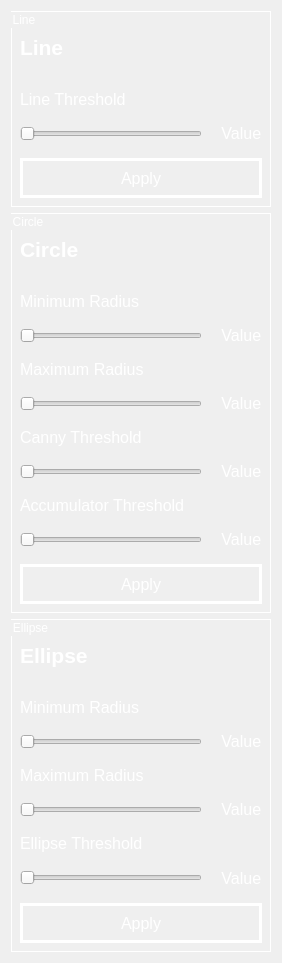
   <widget class="QGroupBox" name="shapes_sidebar_layout">
    <property name="geometry">
     <rect>
      <x>10</x>
      <y>80</y>
      <width>282</width>
      <height>725</height>
     </rect>
    </property>
    <property name="styleSheet">
     <string notr="true">QGroupBox{
	color: rgb(255, 255, 255);
	border :none;

}</string>
    </property>
    <property name="title">
     <string/>
    </property>
    <layout class="QVBoxLayout" name="verticalLayout_5">
     <item>
      <widget class="QGroupBox" name="line_groupBox">
       <property name="styleSheet">
        <string notr="true">QGroupBox{
	color: rgb(255, 255, 255);
	border: 1px solid rgb(255, 255, 255);

}</string>
       </property>
       <property name="title">
        <string>Line</string>
       </property>
       <layout class="QVBoxLayout" name="verticalLayout_2">
        <property name="spacing">
         <number>15</number>
        </property>
        <item>
         <widget class="QLabel" name="line_label">
          <property name="minimumSize">
           <size>
            <width>0</width>
            <height>55</height>
           </size>
          </property>
          <property name="font">
           <font>
            <pointsize>16</pointsize>
            <weight>75</weight>
            <bold>true</bold>
           </font>
          </property>
          <property name="styleSheet">
           <string notr="true">QLabel{
	color: rgb(255, 255, 255);
}</string>
          </property>
          <property name="text">
           <string>Line </string>
          </property>
         </widget>
        </item>
        <item>
         <widget class="QLabel" name="line_threshold_label">
          <property name="font">
           <font>
            <pointsize>12</pointsize>
           </font>
          </property>
          <property name="styleSheet">
           <string notr="true">QLabel{
	color: rgb(255, 255, 255);
}</string>
          </property>
          <property name="text">
           <string>Line Threshold</string>
          </property>
         </widget>
        </item>
        <item>
         <layout class="QHBoxLayout" name="line_threshold_layout">
          <item>
           <widget class="QSlider" name="line_threshold_slider">
            <property name="maximum">
             <number>100</number>
            </property>
            <property name="orientation">
             <enum>Qt::Horizontal</enum>
            </property>
           </widget>
          </item>
          <item>
           <widget class="QLabel" name="line_threshold_value">
            <property name="font">
             <font>
              <pointsize>12</pointsize>
             </font>
            </property>
            <property name="styleSheet">
             <string notr="true">QLabel{
	color: rgb(255, 255, 255);
}</string>
            </property>
            <property name="text">
             <string> Value</string>
            </property>
           </widget>
          </item>
         </layout>
        </item>
        <item>
         <widget class="QPushButton" name="apply_button">
          <property name="minimumSize">
           <size>
            <width>0</width>
            <height>40</height>
           </size>
          </property>
          <property name="font">
           <font>
            <pointsize>12</pointsize>
            <weight>50</weight>
            <bold>false</bold>
           </font>
          </property>
          <property name="cursor">
           <cursorShape>PointingHandCursor</cursorShape>
          </property>
          <property name="styleSheet">
           <string notr="true">QPushButton {
                                            color: rgb(255, 255, 255);

                                            border: 3px solid rgb(255, 255, 255);
                                            }
                                            QPushButton:hover {
                                            border-color:rgb(5, 255, 142);
										  color: rgb(5, 255, 142);
                                            }</string>
          </property>
          <property name="text">
           <string>Apply</string>
          </property>
         </widget>
        </item>
       </layout>
      </widget>
     </item>
     <item>
      <widget class="QGroupBox" name="circle_groupBox">
       <property name="styleSheet">
        <string notr="true">QGroupBox{
	color: rgb(255, 255, 255);
	border: 1px solid rgb(255, 255, 255);

}</string>
       </property>
       <property name="title">
        <string>Circle</string>
       </property>
       <layout class="QVBoxLayout" name="verticalLayout_3">
        <property name="spacing">
         <number>15</number>
        </property>
        <item>
         <widget class="QLabel" name="circle_label">
          <property name="minimumSize">
           <size>
            <width>0</width>
            <height>55</height>
           </size>
          </property>
          <property name="font">
           <font>
            <pointsize>16</pointsize>
            <weight>75</weight>
            <bold>true</bold>
           </font>
          </property>
          <property name="styleSheet">
           <string notr="true">QLabel{
	color: rgb(255, 255, 255);
}</string>
          </property>
          <property name="text">
           <string>Circle</string>
          </property>
         </widget>
        </item>
        <item>
         <widget class="QLabel" name="min_radius_label">
          <property name="font">
           <font>
            <pointsize>12</pointsize>
            <weight>50</weight>
            <bold>false</bold>
           </font>
          </property>
          <property name="styleSheet">
           <string notr="true">QLabel{
	color: rgb(255, 255, 255);
}</string>
          </property>
          <property name="text">
           <string>Minimum Radius</string>
          </property>
         </widget>
        </item>
        <item>
         <layout class="QHBoxLayout" name="min_radius_layout">
          <item>
           <widget class="QSlider" name="min_radius_slider">
            <property name="maximum">
             <number>50</number>
            </property>
            <property name="singleStep">
             <number>0</number>
            </property>
            <property name="tracking">
             <bool>false</bool>
            </property>
            <property name="orientation">
             <enum>Qt::Horizontal</enum>
            </property>
           </widget>
          </item>
          <item>
           <widget class="QLabel" name="min_radius_value">
            <property name="font">
             <font>
              <pointsize>12</pointsize>
             </font>
            </property>
            <property name="styleSheet">
             <string notr="true">QLabel{
	color: rgb(255, 255, 255);
}</string>
            </property>
            <property name="text">
             <string> Value</string>
            </property>
           </widget>
          </item>
         </layout>
        </item>
        <item>
         <widget class="QLabel" name="max_radius_label">
          <property name="font">
           <font>
            <pointsize>12</pointsize>
           </font>
          </property>
          <property name="styleSheet">
           <string notr="true">QLabel{
	color: rgb(255, 255, 255);
}</string>
          </property>
          <property name="text">
           <string>Maximum Radius</string>
          </property>
         </widget>
        </item>
        <item>
         <layout class="QHBoxLayout" name="max_radius_layout">
          <item>
           <widget class="QSlider" name="max_radius_slider">
            <property name="maximum">
             <number>100</number>
            </property>
            <property name="orientation">
             <enum>Qt::Horizontal</enum>
            </property>
           </widget>
          </item>
          <item>
           <widget class="QLabel" name="max_radius_value">
            <property name="font">
             <font>
              <pointsize>12</pointsize>
             </font>
            </property>
            <property name="styleSheet">
             <string notr="true">QLabel{
	color: rgb(255, 255, 255);
}</string>
            </property>
            <property name="text">
             <string> Value</string>
            </property>
           </widget>
          </item>
         </layout>
        </item>
        <item>
         <widget class="QLabel" name="canny_threshold_label">
          <property name="font">
           <font>
            <pointsize>12</pointsize>
           </font>
          </property>
          <property name="styleSheet">
           <string notr="true">QLabel{
	color: rgb(255, 255, 255);
}</string>
          </property>
          <property name="text">
           <string>Canny Threshold</string>
          </property>
         </widget>
        </item>
        <item>
         <layout class="QHBoxLayout" name="canny_threshold_layout">
          <item>
           <widget class="QSlider" name="canny_threshold_slider">
            <property name="minimum">
             <number>50</number>
            </property>
            <property name="maximum">
             <number>200</number>
            </property>
            <property name="orientation">
             <enum>Qt::Horizontal</enum>
            </property>
           </widget>
          </item>
          <item>
           <widget class="QLabel" name="canny_threshold_value">
            <property name="font">
             <font>
              <pointsize>12</pointsize>
             </font>
            </property>
            <property name="styleSheet">
             <string notr="true">QLabel{
	color: rgb(255, 255, 255);
}</string>
            </property>
            <property name="text">
             <string> Value</string>
            </property>
           </widget>
          </item>
         </layout>
        </item>
        <item>
         <widget class="QLabel" name="accumulator_threshold_label">
          <property name="font">
           <font>
            <pointsize>12</pointsize>
           </font>
          </property>
          <property name="styleSheet">
           <string notr="true">QLabel{
	color: rgb(255, 255, 255);
}</string>
          </property>
          <property name="text">
           <string>Accumulator Threshold</string>
          </property>
         </widget>
        </item>
        <item>
         <layout class="QHBoxLayout" name="circle_threshold_layout">
          <item>
           <widget class="QSlider" name="accumulator_threshold_slider">
            <property name="maximum">
             <number>100</number>
            </property>
            <property name="orientation">
             <enum>Qt::Horizontal</enum>
            </property>
           </widget>
          </item>
          <item>
           <widget class="QLabel" name="accumulator_threshold_value">
            <property name="font">
             <font>
              <pointsize>12</pointsize>
             </font>
            </property>
            <property name="styleSheet">
             <string notr="true">QLabel{
	color: rgb(255, 255, 255);
}</string>
            </property>
            <property name="text">
             <string> Value</string>
            </property>
           </widget>
          </item>
         </layout>
        </item>
        <item>
         <widget class="QPushButton" name="apply_button_2">
          <property name="minimumSize">
           <size>
            <width>0</width>
            <height>40</height>
           </size>
          </property>
          <property name="font">
           <font>
            <pointsize>12</pointsize>
            <weight>50</weight>
            <bold>false</bold>
           </font>
          </property>
          <property name="cursor">
           <cursorShape>PointingHandCursor</cursorShape>
          </property>
          <property name="styleSheet">
           <string notr="true">QPushButton {
                                            color: rgb(255, 255, 255);

                                            border: 3px solid rgb(255, 255, 255);
                                            }
                                            QPushButton:hover {
                                            border-color:rgb(5, 255, 142);
										  color: rgb(5, 255, 142);
                                            }</string>
          </property>
          <property name="text">
           <string>Apply</string>
          </property>
         </widget>
        </item>
       </layout>
      </widget>
     </item>
     <item>
      <widget class="QGroupBox" name="ellipse_groupBox">
       <property name="styleSheet">
        <string notr="true">QGroupBox{
	color: rgb(255, 255, 255);
		border: 1px solid rgb(255, 255, 255);

}</string>
       </property>
       <property name="title">
        <string>Ellipse</string>
       </property>
       <layout class="QVBoxLayout" name="verticalLayout_9">
        <property name="spacing">
         <number>15</number>
        </property>
        <item>
         <widget class="QLabel" name="ellipse_label">
          <property name="minimumSize">
           <size>
            <width>0</width>
            <height>55</height>
           </size>
          </property>
          <property name="font">
           <font>
            <pointsize>16</pointsize>
            <weight>75</weight>
            <bold>true</bold>
           </font>
          </property>
          <property name="styleSheet">
           <string notr="true">QLabel{
	color: rgb(255, 255, 255);
}</string>
          </property>
          <property name="text">
           <string>Ellipse</string>
          </property>
         </widget>
        </item>
        <item>
         <widget class="QLabel" name="min_radius_label_2">
          <property name="font">
           <font>
            <pointsize>12</pointsize>
           </font>
          </property>
          <property name="styleSheet">
           <string notr="true">QLabel{
	color: rgb(255, 255, 255);
}</string>
          </property>
          <property name="text">
           <string>Minimum Radius</string>
          </property>
         </widget>
        </item>
        <item>
         <layout class="QHBoxLayout" name="min_radius_layout_2">
          <item>
           <widget class="QSlider" name="min_radius_slider_2">
            <property name="maximum">
             <number>50</number>
            </property>
            <property name="orientation">
             <enum>Qt::Horizontal</enum>
            </property>
           </widget>
          </item>
          <item>
           <widget class="QLabel" name="min_radius_value_2">
            <property name="font">
             <font>
              <pointsize>12</pointsize>
             </font>
            </property>
            <property name="styleSheet">
             <string notr="true">QLabel{
	color: rgb(255, 255, 255);
}</string>
            </property>
            <property name="text">
             <string> Value</string>
            </property>
           </widget>
          </item>
         </layout>
        </item>
        <item>
         <widget class="QLabel" name="max_radius_label_2">
          <property name="font">
           <font>
            <pointsize>12</pointsize>
           </font>
          </property>
          <property name="styleSheet">
           <string notr="true">QLabel{
	color: rgb(255, 255, 255);
}</string>
          </property>
          <property name="text">
           <string>Maximum Radius</string>
          </property>
         </widget>
        </item>
        <item>
         <layout class="QHBoxLayout" name="max_radius_layout_2">
          <item>
           <widget class="QSlider" name="max_radius_slider_2">
            <property name="maximum">
             <number>100</number>
            </property>
            <property name="orientation">
             <enum>Qt::Horizontal</enum>
            </property>
           </widget>
          </item>
          <item>
           <widget class="QLabel" name="max_radius_value_2">
            <property name="font">
             <font>
              <pointsize>12</pointsize>
             </font>
            </property>
            <property name="styleSheet">
             <string notr="true">QLabel{
	color: rgb(255, 255, 255);
}</string>
            </property>
            <property name="text">
             <string> Value</string>
            </property>
           </widget>
          </item>
         </layout>
        </item>
        <item>
         <widget class="QLabel" name="ellipse_threshold_label">
          <property name="font">
           <font>
            <pointsize>12</pointsize>
           </font>
          </property>
          <property name="styleSheet">
           <string notr="true">QLabel{
	color: rgb(255, 255, 255);
}</string>
          </property>
          <property name="text">
           <string>Ellipse Threshold</string>
          </property>
         </widget>
        </item>
        <item>
         <layout class="QHBoxLayout" name="ellipse_threshold_layout">
          <item>
           <widget class="QSlider" name="ellipse_threshold_slider">
            <property name="minimumSize">
             <size>
              <width>0</width>
              <height>20</height>
             </size>
            </property>
            <property name="orientation">
             <enum>Qt::Horizontal</enum>
            </property>
           </widget>
          </item>
          <item>
           <widget class="QLabel" name="ellipse_threshold_value">
            <property name="font">
             <font>
              <pointsize>12</pointsize>
             </font>
            </property>
            <property name="styleSheet">
             <string notr="true">QLabel{
	color: rgb(255, 255, 255);
}</string>
            </property>
            <property name="text">
             <string> Value</string>
            </property>
           </widget>
          </item>
         </layout>
        </item>
        <item>
         <widget class="QPushButton" name="apply_button_3">
          <property name="minimumSize">
           <size>
            <width>0</width>
            <height>40</height>
           </size>
          </property>
          <property name="font">
           <font>
            <pointsize>12</pointsize>
            <weight>50</weight>
            <bold>false</bold>
           </font>
          </property>
          <property name="cursor">
           <cursorShape>PointingHandCursor</cursorShape>
          </property>
          <property name="styleSheet">
           <string notr="true">QPushButton {
                                            color: rgb(255, 255, 255);

                                            border: 3px solid rgb(255, 255, 255);
                                            }
                                            QPushButton:hover {
                                            border-color:rgb(5, 255, 142);
										  color: rgb(5, 255, 142);
                                            }</string>
          </property>
          <property name="text">
           <string>Apply</string>
          </property>
         </widget>
        </item>
       </layout>
      </widget>
     </item>
    </layout>
   </widget>
